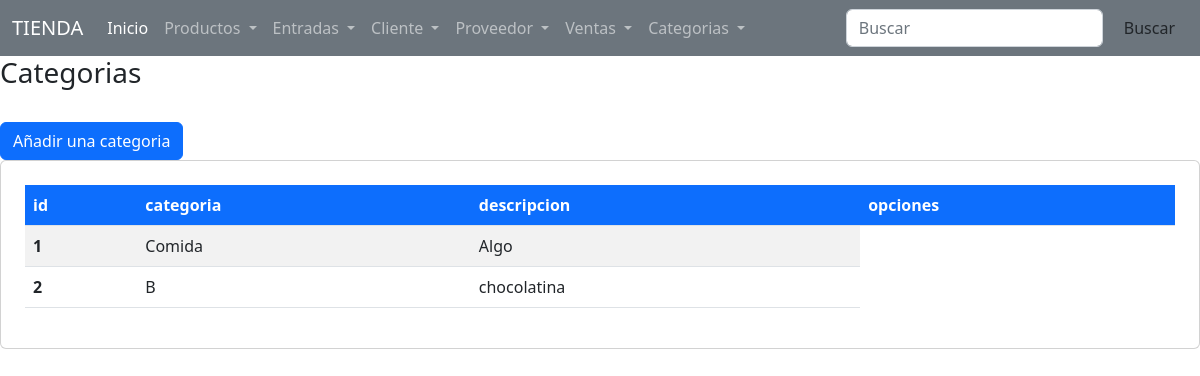
/crudCategoria/categoria.vista.php, run on the app's committed database.
### tables this page shows
CREATE TABLE `categorias` (
  `id_categoria` int NOT NULL,
  `nombre_categoria` varchar(30) DEFAULT NULL,
  `descripcion_categoria` varchar(250) DEFAULT NULL,
  `estado_categoria` tinyint(1) NOT NULL
);

### crudCategoria/categoria.vista.php (the view, shortened to what this page needs)
<!DOCTYPE html>
<html lang="es">
<head>
</head>
<body>
    <?php include '../php/util/header.php';  ?>
    <h3>Categorias</h3></br>
    <button type="button" class="btn btn-primary" data-bs-toggle="modal" data-bs-target="#guardar">
        Añadir una categoria
    </button>
    <div class="card">
        <div class="p-4">
            <table class="table table-striped align-middle">
                <thead>
                    <tr class="bg-primary text-white">
                        <th scope="col">id</th>
                        <th scope="col">categoria</th>
                        <th scope="col">descripcion</th>
                        <th scope="col" colspan="2">opciones</th>
                    </tr>
                </thead>
                <tbody>
                    <?php
                    include_once('../conexion.php') ?>
                    <?php
                    $sql = $conn->query("SELECT * FROM categorias");
                    while ($datos = $sql->fetch_object()) {
                    ?>
                        <tr>
                            <th scope="row"><?= $datos->id_categoria; ?></th>
                            <td><?= $datos->nombre_categoria; ?></td>
                            <td><?= $datos->descripcion_categoria; ?></td>
                        <?php } ?>
                </tbody>
            </table>
            <?php include '../php/util/footer.php';  ?>

### data on the page
categorias: id_categoria "1", nombre_categoria "Comida", descripcion_categoria "Algo"
categorias: id_categoria "2", nombre_categoria "B", descripcion_categoria "chocolatina"
